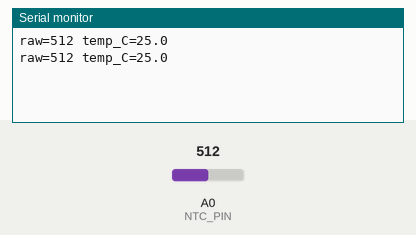
Recording of a sketch running on a simulated Arduino Uno, built with avr-gcc and run on an emulated ATmega328P. Parts: the last lines printed to the serial monitor. The inputs (shaded band) are chosen by the test bench; at power-on: A0 (NTC_PIN) = 512.

Above: at 2.8 s.
2.9 s: A0 (NTC_PIN) set to 0
At 3.3 s:
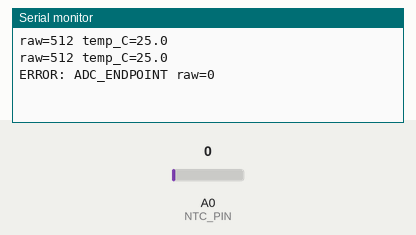
5.5 s: A0 (NTC_PIN) set to 122
At 6.8 s:
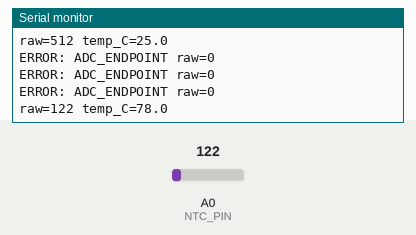

Measured:
- after the input at 2.9 s, the serial monitor: prints a new line after 0.10 s (image 1)
- after the input at 5.5 s, the serial monitor: prints a new line after 0.50 s (image 2)

The sketch:

sketch.ino
```cpp
// CODEPLANT: UNO R3 + Adafruit 372 (10k NTC, B25/50=3950).
// Divider: 5V -- fixed 10k -- A0 -- NTC -- GND.
// Based on the divider/B-parameter method in Adafruit's Thermistor guide.
#include <math.h>
const byte NTC_PIN = A0;
const float R_FIXED = 10000.0;
const float R0 = 10000.0;  // NTC resistance at 25 Celsius
const float T0_K = 298.15;
const float BETA = 3950.0;

float temperatureC(int raw) {
  if (raw <= 0 || raw >= 1023) return NAN;
  float r = R_FIXED * raw / (1023.0 - raw);
  float invK = 1.0 / T0_K + log(r / R0) / BETA;
  return 1.0 / invK - 273.15;
}

void setup() {
  pinMode(NTC_PIN, INPUT);  // No internal pull-up.
  analogReference(DEFAULT);  // 5V divider; leave AREF unconnected.
  Serial.begin(9600);
}

void loop() {
  delay(1000);
  int raw = analogRead(NTC_PIN);
  float tempC = temperatureC(raw);
  if (isnan(tempC)) {
    Serial.print("ERROR: ADC_ENDPOINT raw=");
    Serial.println(raw);
    return;
  }
  Serial.print("raw=");
  Serial.print(raw);
  Serial.print(" temp_C=");
  Serial.println(tempC, 1);
}
```
